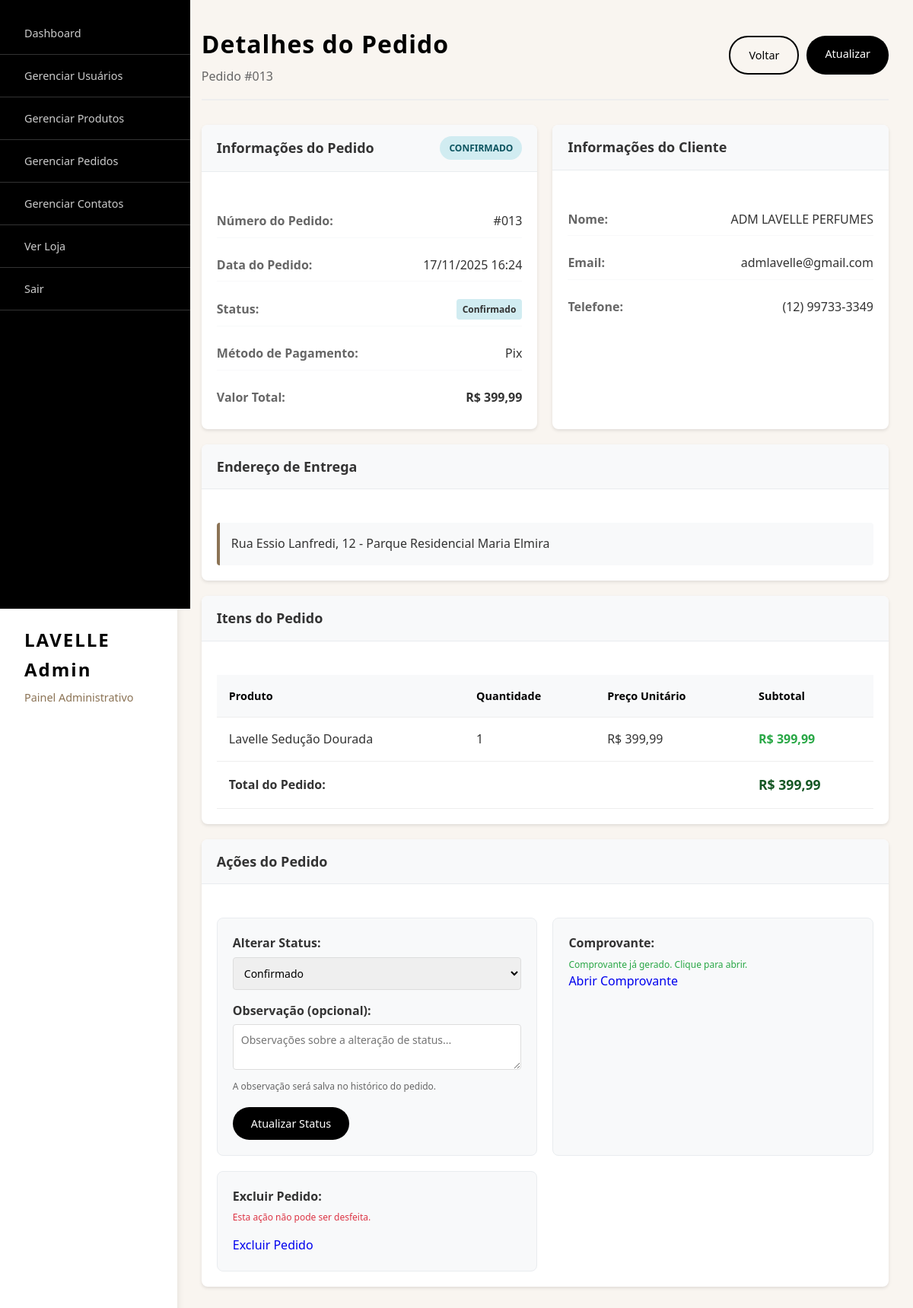
Page /admin/pedido_detalhes.php?id=13 (signed in) on the earlier database version.
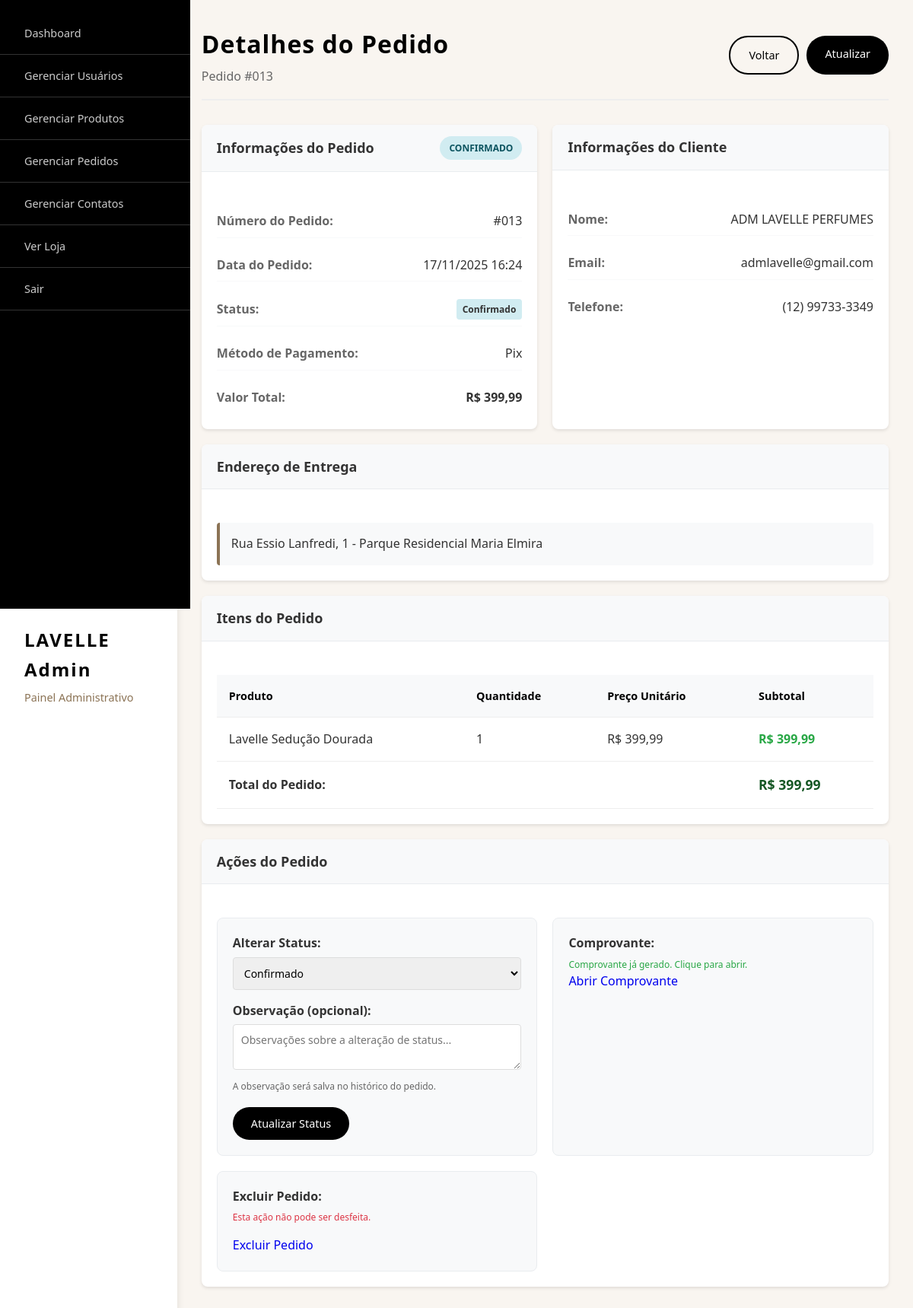
Same page on the later database version.
### tables this page shows
CREATE TABLE `pedidos` (
  `id` int(11) NOT NULL,
  `usuario_id` int(11) NOT NULL,
  `data_pedido` datetime DEFAULT current_timestamp(),
  `total` decimal(10,2) NOT NULL,
  `status` varchar(50) DEFAULT NULL,
  `metodo_pagamento` varchar(50) DEFAULT NULL,
  `endereco_entrega` text DEFAULT NULL,
  `created_at` timestamp NOT NULL DEFAULT current_timestamp()
);

CREATE TABLE `usuarios` (
  `id` int(11) NOT NULL,
  `nome` varchar(100) NOT NULL,
  `email` varchar(150) NOT NULL,
  `senha` varchar(255) NOT NULL,
  `data_cadastro` timestamp NOT NULL DEFAULT current_timestamp(),
  `telefone` varchar(20) DEFAULT NULL,
  `endereco` text DEFAULT NULL,
  `cidade` varchar(100) DEFAULT NULL,
  `estado` varchar(50) DEFAULT NULL,
  `cep` varchar(10) DEFAULT NULL,
  `foto_perfil` varchar(255) DEFAULT NULL,
  `created_at` timestamp NOT NULL DEFAULT current_timestamp()
);

### admin/pedido_detalhes.php (the view, shortened to what the changed rows need)
<?php
include '../receipt_generator.php';
$database = new Database();
$db = $database->getConnection();
$pedido_id = $_GET['id'];
try {
    $stmt = $db->prepare("
        SELECT p.*, u.nome as cliente_nome, u.email, u.telefone, u.endereco as endereco_cliente
        FROM pedidos p
        LEFT JOIN usuarios u ON p.usuario_id = u.id
        WHERE p.id = ?
    ");
    $stmt->execute([$pedido_id]);
    $pedido = $stmt->fetch(PDO::FETCH_ASSOC);
} catch(PDOException $e) {
    $_SESSION['mensagem_erro'] = "Erro ao carregar dados do pedido: " . $e->getMessage();
    header("Location: pedidos.php");
    exit;
}
include 'includes/header.php';
include 'includes/sidebar.php';
?>
<div class="main-content">
    <div class="page-header">
        <div class="header-left">
            <h1>Detalhes do Pedido</h1>
        </div>
    </div>
    <div class="details-grid">
        <div class="details-card">
            <div class="card-header">
                <h2>Informações do Pedido</h2>
                <span class="status-badge status-<?php echo $pedido['status']; ?>">
                    <?php echo ucfirst($pedido['status']); ?>
                </span>
            </div>
            <div class="card-body">
                <div class="info-grid">
                    <div class="info-item">
                        <label>Data do Pedido:</label>
                        <span><?php echo date('d/m/Y H:i', strtotime($pedido['data_pedido'])); ?></span>
                    </div>
                    <div class="info-item">
                        <label>Status:</label>
                        <span class="status-text status-<?php echo $pedido['status']; ?>">
                            <?php echo ucfirst($pedido['status']); ?>
                        </span>
                    </div>
                    <div class="info-item">
                        <label>Método de Pagamento:</label>
                        <span><?php echo ucfirst($pedido['metodo_pagamento']); ?></span>
                    </div>
                    <div class="info-item">
                        <label>Valor Total:</label>
                        <span class="price">R$ <?php echo number_format($pedido['total'], 2, ',', '.'); ?></span>
                    </div>
                </div>
            </div>
        </div>
        <div class="details-card">
            <div class="card-header">
                <h2>Informações do Cliente</h2>
            </div>
            <div class="card-body">
                <div class="info-grid">
                    <div class="info-item">
                        <label>Nome:</label>
                        <span><?php echo htmlspecialchars($pedido['cliente_nome']); ?></span>
                    </div>
                    <div class="info-item">
                        <label>Email:</label>
                        <span><?php echo htmlspecialchars($pedido['email']); ?></span>
                    </div>
                    <div class="info-item">
                        <label>Telefone:</label>
                        <span><?php echo $pedido['telefone'] ? htmlspecialchars($pedido['telefone']) : 'Não informado'; ?></span>
                    </div>
                </div>
            </div>
        </div>
        <div class="details-card full-width">
            <div class="card-header">
                <h2>Endereço de Entrega</h2>
            </div>
            <div class="card-body">
                <div class="address-box">
                    <?php echo nl2br(htmlspecialchars($pedido['endereco_cliente'])); ?>
                </div>
            </div>
        </div>
        <div class="details-card full-width">
            <div class="card-header">
                <h2>Itens do Pedido</h2>
            </div>
            <div class="card-body">
                <div class="table-responsive">
                    <table class="data-table">
                        <thead>
                            <tr>
                                <th>Produto</th>
                                <th>Quantidade</th>
                                <th>Preço Unitário</th>
                                <th>Subtotal</th>
                            </tr>
                        </thead>
                        <tfoot>
                            <tr>
                                <td class="price total"><strong>R$ <?php echo number_format($pedido['total'], 2, ',', '.'); ?></strong></td>
                            </tr>
                        </tfoot>
                    </table>
                </div>
            </div>
        </div>
        <div class="details-card full-width">
            <div class="card-header">
                <h2>Ações do Pedido</h2>
            </div>
            <div class="card-body">
                <div class="actions-grid">
                    <form method="POST" class="action-form">
                        <div class="form-group">
                            <label for="novo_status">Alterar Status:</label>
                            <select name="novo_status" id="novo_status" class="status-select" required>
                                <option value="confirmado" <?php echo $pedido['status'] == 'confirmado' ? 'selected' : ''; ?>>Confirmado</option>
                            </select>
                        </div>
                    </form>
                </div>
            </div>
        </div>
    </div>
</div>
<?php include 'includes/footer.php'; ?>

Differences in the rows shown:
changed through a linked row, pedidos "Pix": usuario.endereco "Rua Essio Lanfredi, 12 - Parque Residencial Maria Elmira" → "Rua Essio Lanfredi, 1 - Parque Residencial Maria Elmira"
